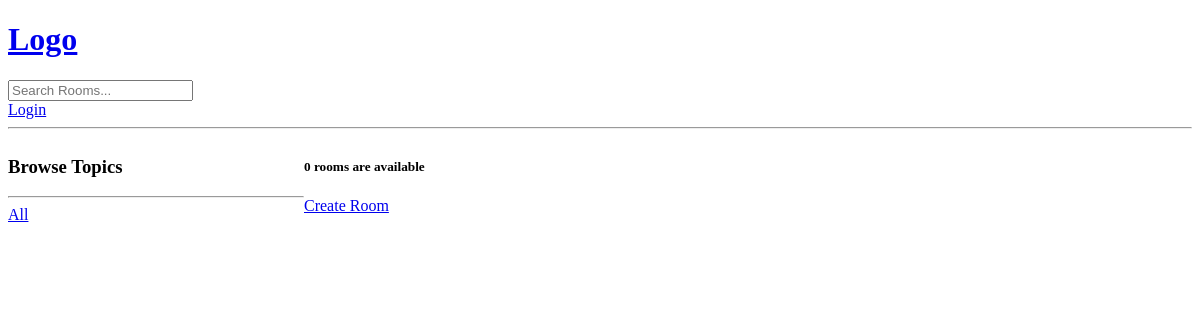
Page /?q=Python on the earlier database version.
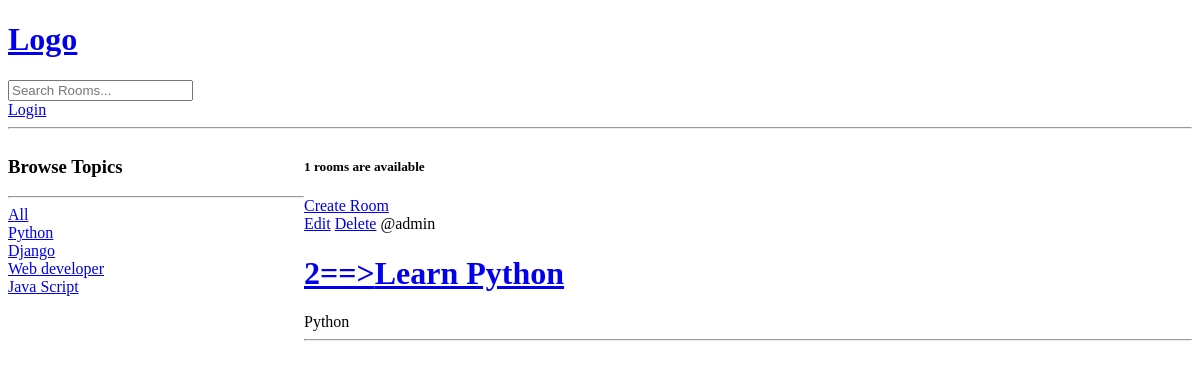
Same page on the later database version.
### base/models.py (models this page shows, shortened)
class Topic(models.Model):
    name = models.CharField(max_length=200)
    def __str__(self):
        return self.name

class Room(models.Model):
    host = models.ForeignKey(User, on_delete=models.SET_NULL, null=True)
    topic = models.ForeignKey(Topic, on_delete=models.SET_NULL, null=True)
    name = models.CharField(max_length=200)
    description = models.TextField(null=True, blank=True)
    updated = models.DateTimeField(auto_now=True) #changes everytime it is saved
    created = models.DateTimeField(auto_now_add=True) #save the first time and dosenr change
    class Meta:
        ordering = ['-updated', '-created']

### base/views.py (the view)
# urls.py: path("", views.home, name='home'),
def home(request):
    q = request.GET.get('q') if request.GET.get('q') != None else ""
    rooms = Room.objects.filter(
        Q(topic__name__icontains = q) |
        Q(name__icontains=q) |
        Q(description__icontains=q)
        )
    room_cout = rooms.count()
    topics = Topic.objects.all
    context = {
        "rooms":rooms,
        "topics":topics,
        "room_cout":room_cout
        }
    return render(request, 'base/home.html',context)

### base/templates/base/home.html (shortened to what this page needs)
{% extends 'base.html' %}
{% block content %}
<div class="home-container">
  <div>
    <h3>Browse Topics</h3>
    <hr />
    <div><a href="{% url 'base:home' %}">All</a></div>
    {% for topic in topics %}
        <div><a href="{% url 'base:home' %}?q={{topic.name}}">{{ topic.name }}</a></div>
    {% endfor %}
  </div>
  <div>
    <h5>{{room_cout}} rooms are available</h5>
    <a href="{% url 'base:create-room' %}">Create Room</a>
    {% for room in rooms %}
    <div>
      <a href="{% url 'base:update-room' room.id %}">Edit</a>
      <a href="{% url 'base:delete-room' room.id %}">Delete</a>
      <span>@{{room.host.username}}</span>
      <a href="{% url 'base:room' pk=room.id %}"
        ><h1>{{ room.id }}==>{{ room.name }}</h1></a
      >
      <span>{{room.topic}}</span>
      <hr />
    </div>
    {% endfor %}
  </div>
</div>
{% endblock content %}

Differences in the rows shown:
added Topic: name "Python"
added Topic: name "Django"
added Topic: name "Web developer"
added Topic: name "Java Script"
added Room: host.username "admin", id "2", name "Learn Python", topic "Python"
Other differences:
{{ room_cout }}: "0" → "1"
